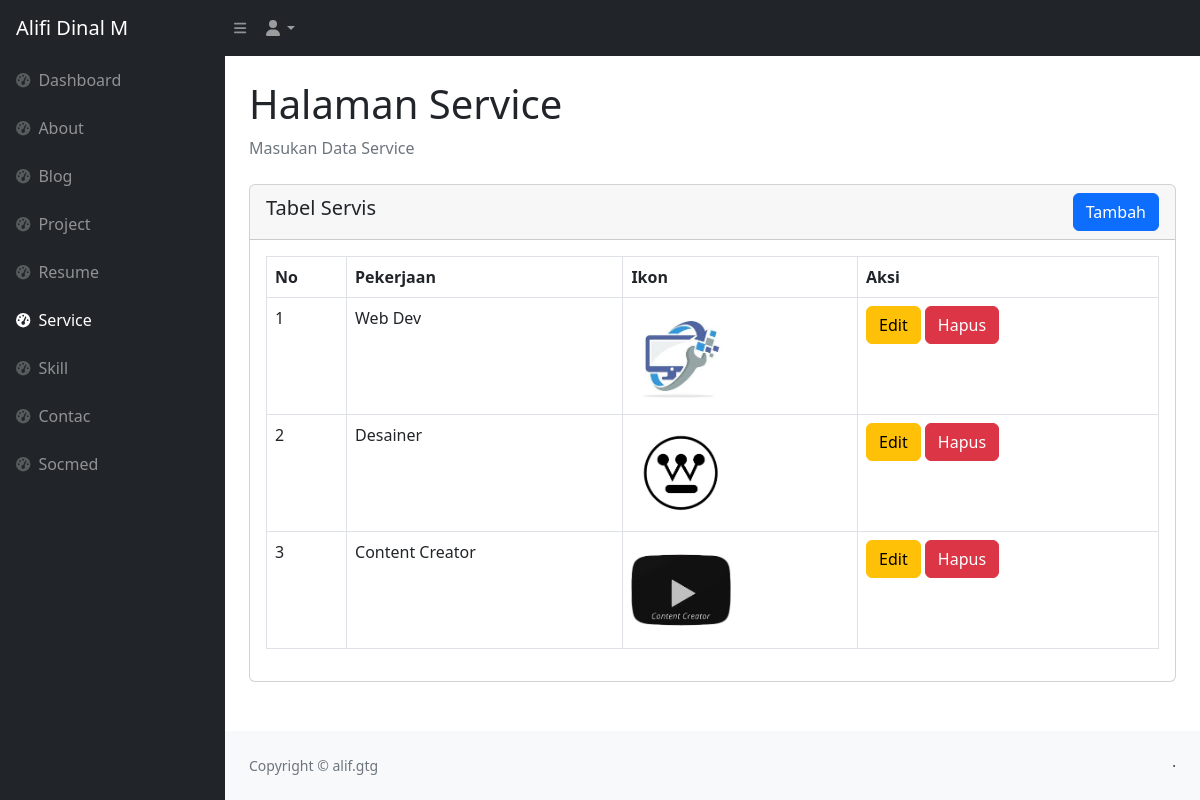
Page /backend/pages/services/index.php (signed in) on the committed database.
### tables this page shows
CREATE TABLE `services` (
  `id` bigint NOT NULL,
  `icon` text NOT NULL,
  `job` varchar(255) NOT NULL
);

### backend/pages/services/index.php (the view, shortened to what this page needs)
<?php
include '../../partials/header.php';
include '../../partials/sidebar.php';
include '../../partials/navbar.php';
$services = "SELECT * FROM services";
$result = mysqli_query($connect, $services) or die(mysqli_error($connect));
?>
<main>
    <div class="container-fluid px-4">
        <h1 class="mt-4">Halaman Service</h1>
        <ol class="breadcrumb mb-4">
            <li class="breadcrumb-item active">Masukan Data Service</li>
        </ol>
<div class="row">
    <div class="col-12">
        <div class="card">
            <div class="card-header d-flex align-items-center justify-content-between">
                <h5>Tabel Servis</h5>
                <a href="./create.php" class="btn btn-primary">Tambah</a>
            </div>
            <div class="card-body">
                <div class="table-responsive">
                    <table class="table table-bordered">
                        <thead>
                            <tr>
                                <th>No</th>
                                <th>Pekerjaan</th>
                                <th>Ikon</th>
                                <th>Aksi</th>
                            </tr>
                        </thead>
                        <tbody>
                            <?php
                            $no = 1;
                            while ($item = $result->fetch_object()):
                            ?>
                                <tr>
                                    <td><?= $no ?></td>
                                    <td><?=$item->job?></td>
                                    <td>
                                        <img src="../../../storages/services/<?=$item->icon?>" alt="Gambar" width="100" height="100">
                                    </td>
                                    <td>
                                        <a href="./edit.php?id=<?= $item->id ?>" class="btn btn-warning">Edit</a>
                                        <a href="../../actions/services/destroy.php?id=<?= $item->id ?>" class="btn btn-danger" onclick="return confrim('Apakah Anda Yakin?')">Hapus</a>
                                    </td>
                                </tr>
                            <?php
                                $no++;
                            endwhile;
                            ?>
                        </tbody>
                    </table>
                </div>
            </div>
        </div>
    </div>
</div>
</main>
<?php
include '../../partials/footer.php';
include '../../partials/script.php';
?>

### rows in the picture
services: job "Web Dev", icon (picture)
services: job "Desainer", icon (picture)
services: job "Content Creator", icon (picture)
